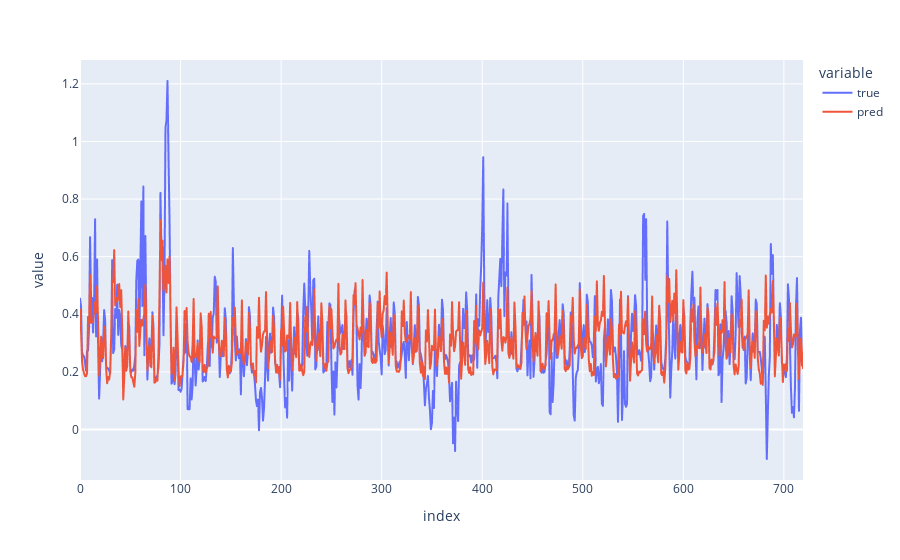

Notebook code cell kept with this figure:
### Code cell
results = pd.concat([y_true, y_pred_df], axis=1)
px.line(results)

### Figure 1 — Plotly figure (JSON) as saved in the notebook; plotly's stock layout.template omitted (floating-point values rounded to 4 significant figures; data arrays with more than 128 entries replaced by an {"elided": "..."} marker saying what was removed)
{"data": [{"hovertemplate": "variable=true<br>index=%{x}<br>value=%{y}<extra></extra>", "legendgroup": "true", "line": {"color": "#636efa", "dash": "solid"}, "marker": {"symbol": "circle"}, "mode": "lines", "name": "true", "showlegend": true, "type": "scattergl", "x": {"elided": "720 int values"}, "xaxis": "x", "y": {"elided": "720 float values"}, "yaxis": "y"}, {"hovertemplate": "variable=pred<br>index=%{x}<br>value=%{y}<extra></extra>", "legendgroup": "pred", "line": {"color": "#EF553B", "dash": "solid"}, "marker": {"symbol": "circle"}, "mode": "lines", "name": "pred", "showlegend": true, "type": "scattergl", "x": {"elided": "720 int values"}, "xaxis": "x", "y": {"elided": "720 float values"}, "yaxis": "y"}], "layout": {"legend": {"title": {"text": "variable"}, "tracegroupgap": 0}, "margin": {"t": 60}, "xaxis": {"anchor": "y", "domain": [0, 1], "title": {"text": "index"}}, "yaxis": {"anchor": "x", "domain": [0, 1], "title": {"text": "value"}}}}
